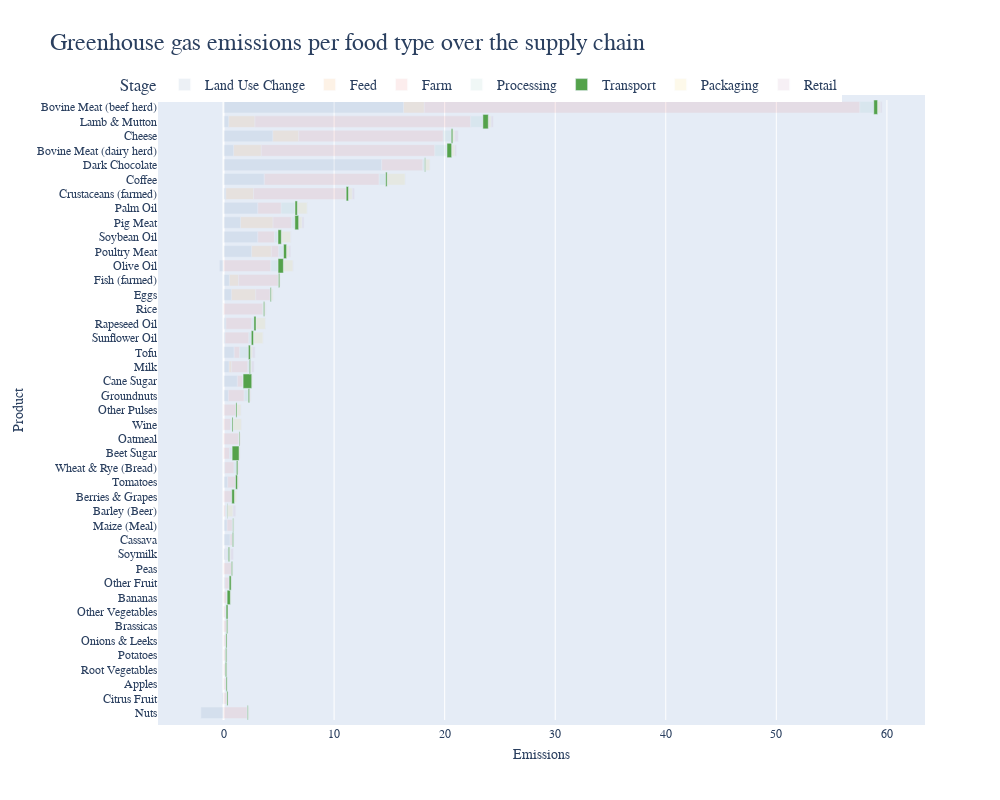

The notebook cell this image was saved under:
### Code cell
standard_discrete = px.colors.qualitative.T10

print(sns.color_palette("tab10").as_hex())
# Create a horizontal stacked bar plot using plotly.express
fig = px.bar(df_melted,
             y='Product',
             x='Emissions',
             color='Stage',
             width=1000,
             height=800,
             color_discrete_sequence=standard_discrete,
             title="Greenhouse gas emissions per food type over the supply chain")

fig.update_traces(patch={"opacity": 0.1})

fig.update_layout(barmode='relative')

# fig.add_scatter(y=df['Product'], x=df['Total'], mode='markers', name='Total', marker=dict(symbol='line-ns-open', color="black", size=7))

fig.update_layout(layout,        
        legend=dict(
        orientation="h",
        yanchor="top",
        y=1.05,
        xanchor="left",
        x=-0.06,
    )
    )


fig.update_traces(patch={"opacity": 1}, width=1, selector={"legendgroup": "Transport"})

fig.show()

### Figure 1 — Plotly figure (JSON) as saved in the notebook; plotly's stock layout.template omitted (floating-point values rounded to 4 significant figures)
{"data": [{"alignmentgroup": "True", "hovertemplate": "Stage=Land Use Change<br>Emissions=%{x}<br>Product=%{y}<extra></extra>", "legendgroup": "Land Use Change", "marker": {"color": "#4C78A8", "pattern": {"shape": ""}}, "name": "Land Use Change", "offsetgroup": "Land Use Change", "opacity": 0.1, "orientation": "h", "showlegend": true, "textposition": "auto", "type": "bar", "x": [-2.052, -0.146, -0.029, 0.013, -0.001, 0.005, 0.002, 0.001, -0.025, 0.126, 0, 0.18, 0.589, 0.315, 0.009, 0.025, 0.372, 0.1, 0, 0.001, -0.061, 0.033, 0.439, 1.247, 0.495, 0.958, 0.133, 0.212, -0.022, 0.709, 0.534, -0.377, 2.54, 3.096, 1.535, 3.096, 0.206, 3.688, 14.31, 0.906, 4.455, 0.468, 16.28], "xaxis": "x", "y": ["Nuts", "Citrus Fruit", "Apples", "Root Vegetables", "Potatoes", "Onions & Leeks", "Brassicas", "Other Vegetables", "Bananas", "Other Fruit", "Peas", "Soymilk", "Cassava", "Maize (Meal)", "Barley (Beer)", "Berries & Grapes", "Tomatoes", "Wheat & Rye (Bread)", "Beet Sugar", "Oatmeal", "Wine", "Other Pulses", "Groundnuts", "Cane Sugar", "Milk", "Tofu", "Sunflower Oil", "Rapeseed Oil", "Rice", "Eggs", "Fish (farmed)", "Olive Oil", "Poultry Meat", "Soybean Oil", "Pig Meat", "Palm Oil", "Crustaceans (farmed)", "Coffee", "Dark Chocolate", "Bovine Meat (dairy herd)", "Cheese", "Lamb & Mutton", "Bovine Meat (beef herd)"], "yaxis": "y"}, {"alignmentgroup": "True", "hovertemplate": "Stage=Feed<br>Emissions=%{x}<br>Product=%{y}<extra></extra>", "legendgroup": "Feed", "marker": {"color": "#F58518", "pattern": {"shape": ""}}, "name": "Feed", "offsetgroup": "Feed", "opacity": 0.1, "orientation": "h", "showlegend": true, "textposition": "auto", "type": "bar", "x": [0, 0, 0, 0, 0, 0, 0, 0, 0, 0, 0, 0, 0, 0, 0, 0, 0, 0, 0, 0, 0, 0, 0, 0, 0.236, 0, 0, 0, 0, 2.2, 0.819, 0, 1.775, 0, 2.94, 0, 2.51, 0, 0, 2.508, 2.346, 2.37, 1.878], "xaxis": "x", "y": ["Nuts", "Citrus Fruit", "Apples", "Root Vegetables", "Potatoes", "Onions & Leeks", "Brassicas", "Other Vegetables", "Bananas", "Other Fruit", "Peas", "Soymilk", "Cassava", "Maize (Meal)", "Barley (Beer)", "Berries & Grapes", "Tomatoes", "Wheat & Rye (Bread)", "Beet Sugar", "Oatmeal", "Wine", "Other Pulses", "Groundnuts", "Cane Sugar", "Milk", "Tofu", "Sunflower Oil", "Rapeseed Oil", "Rice", "Eggs", "Fish (farmed)", "Olive Oil", "Poultry Meat", "Soybean Oil", "Pig Meat", "Palm Oil", "Crustaceans (farmed)", "Coffee", "Dark Chocolate", "Bovine Meat (dairy herd)", "Cheese", "Lamb & Mutton", "Bovine Meat (beef herd)"], "yaxis": "y"}, {"alignmentgroup": "True", "hovertemplate": "Stage=Farm<br>Emissions=%{x}<br>Product=%{y}<extra></extra>", "legendgroup": "Farm", "marker": {"color": "#E45756", "pattern": {"shape": ""}}, "name": "Farm", "offsetgroup": "Farm", "opacity": 0.1, "orientation": "h", "showlegend": true, "textposition": "auto", "type": "bar", "x": [2.126, 0.307, 0.225, 0.154, 0.193, 0.211, 0.278, 0.174, 0.266, 0.369, 0.717, 0.093, 0.22, 0.475, 0.176, 0.722, 0.704, 0.847, 0.536, 1.37, 0.626, 1.089, 1.425, 0.485, 1.458, 0.495, 2.148, 2.343, 3.553, 1.317, 3.598, 4.272, 0.672, 1.519, 1.694, 2.107, 8.379, 10.39, 3.706, 15.69, 13.06, 19.51, 39.39], "xaxis": "x", "y": ["Nuts", "Citrus Fruit", "Apples", "Root Vegetables", "Potatoes", "Onions & Leeks", "Brassicas", "Other Vegetables", "Bananas", "Other Fruit", "Peas", "Soymilk", "Cassava", "Maize (Meal)", "Barley (Beer)", "Berries & Grapes", "Tomatoes", "Wheat & Rye (Bread)", "Beet Sugar", "Oatmeal", "Wine", "Other Pulses", "Groundnuts", "Cane Sugar", "Milk", "Tofu", "Sunflower Oil", "Rapeseed Oil", "Rice", "Eggs", "Fish (farmed)", "Olive Oil", "Poultry Meat", "Soybean Oil", "Pig Meat", "Palm Oil", "Crustaceans (farmed)", "Coffee", "Dark Chocolate", "Bovine Meat (dairy herd)", "Cheese", "Lamb & Mutton", "Bovine Meat (beef herd)"], "yaxis": "y"}, {"alignmentgroup": "True", "hovertemplate": "Stage=Processing<br>Emissions=%{x}<br>Product=%{y}<extra></extra>", "legendgroup": "Processing", "marker": {"color": "#72B7B2", "pattern": {"shape": ""}}, "name": "Processing", "offsetgroup": "Processing", "opacity": 0.1, "orientation": "h", "showlegend": true, "textposition": "auto", "type": "bar", "x": [0.032, 0, 0.004, 0, 0, 0, 0, 0.06, 0.059, 0.015, 0, 0.163, 0, 0.052, 0.128, 0, 0.012, 0.217, 0.242, 0.042, 0.139, 0, 0.372, 0.037, 0.149, 0.794, 0.229, 0.193, 0.065, 0, 0.02, 0.66, 0.44, 0.311, 0.284, 1.264, 0, 0.592, 0.185, 1.108, 0.738, 1.111, 1.269], "xaxis": "x", "y": ["Nuts", "Citrus Fruit", "Apples", "Root Vegetables", "Potatoes", "Onions & Leeks", "Brassicas", "Other Vegetables", "Bananas", "Other Fruit", "Peas", "Soymilk", "Cassava", "Maize (Meal)", "Barley (Beer)", "Berries & Grapes", "Tomatoes", "Wheat & Rye (Bread)", "Beet Sugar", "Oatmeal", "Wine", "Other Pulses", "Groundnuts", "Cane Sugar", "Milk", "Tofu", "Sunflower Oil", "Rapeseed Oil", "Rice", "Eggs", "Fish (farmed)", "Olive Oil", "Poultry Meat", "Soybean Oil", "Pig Meat", "Palm Oil", "Crustaceans (farmed)", "Coffee", "Dark Chocolate", "Bovine Meat (dairy herd)", "Cheese", "Lamb & Mutton", "Bovine Meat (beef herd)"], "yaxis": "y"}, {"alignmentgroup": "True", "hovertemplate": "Stage=Transport<br>Emissions=%{x}<br>Product=%{y}<extra></extra>", "legendgroup": "Transport", "marker": {"color": "#54A24B", "pattern": {"shape": ""}}, "name": "Transport", "offsetgroup": "Transport", "opacity": 1, "orientation": "h", "showlegend": true, "textposition": "auto", "type": "bar", "width": 1, "x": [0.067, 0.094, 0.096, 0.114, 0.094, 0.095, 0.095, 0.164, 0.292, 0.182, 0.095, 0.11, 0.094, 0.06, 0.035, 0.238, 0.177, 0.129, 0.629, 0.067, 0.093, 0.096, 0.12, 0.784, 0.09, 0.177, 0.201, 0.19, 0.096, 0.084, 0.111, 0.482, 0.276, 0.299, 0.343, 0.208, 0.206, 0.13, 0.061, 0.424, 0.138, 0.49, 0.346], "xaxis": "x", "y": ["Nuts", "Citrus Fruit", "Apples", "Root Vegetables", "Potatoes", "Onions & Leeks", "Brassicas", "Other Vegetables", "Bananas", "Other Fruit", "Peas", "Soymilk", "Cassava", "Maize (Meal)", "Barley (Beer)", "Berries & Grapes", "Tomatoes", "Wheat & Rye (Bread)", "Beet Sugar", "Oatmeal", "Wine", "Other Pulses", "Groundnuts", "Cane Sugar", "Milk", "Tofu", "Sunflower Oil", "Rapeseed Oil", "Rice", "Eggs", "Fish (farmed)", "Olive Oil", "Poultry Meat", "Soybean Oil", "Pig Meat", "Palm Oil", "Crustaceans (farmed)", "Coffee", "Dark Chocolate", "Bovine Meat (dairy herd)", "Cheese", "Lamb & Mutton", "Bovine Meat (beef herd)"], "yaxis": "y"}, {"alignmentgroup": "True", "hovertemplate": "Stage=Packaging<br>Emissions=%{x}<br>Product=%{y}<extra></extra>", "legendgroup": "Packaging", "marker": {"color": "#EECA3B", "pattern": {"shape": ""}}, "name": "Packaging", "offsetgroup": "Packaging", "opacity": 0.1, "orientation": "h", "showlegend": true, "textposition": "auto", "type": "bar", "x": [0.078, 0.045, 0.044, 0.045, 0.045, 0.045, 0.045, 0.041, 0.065, 0.042, 0.045, 0.098, 0.045, 0.06, 0.497, 0.212, 0.145, 0.09, 0.09, 0.066, 0.749, 0.353, 0.099, 0.083, 0.097, 0.177, 0.853, 0.844, 0.084, 0.161, 0.061, 0.861, 0.212, 0.849, 0.296, 0.886, 0.334, 1.63, 0.4, 0.268, 0.172, 0.251, 0.247], "xaxis": "x", "y": ["Nuts", "Citrus Fruit", "Apples", "Root Vegetables", "Potatoes", "Onions & Leeks", "Brassicas", "Other Vegetables", "Bananas", "Other Fruit", "Peas", "Soymilk", "Cassava", "Maize (Meal)", "Barley (Beer)", "Berries & Grapes", "Tomatoes", "Wheat & Rye (Bread)", "Beet Sugar", "Oatmeal", "Wine", "Other Pulses", "Groundnuts", "Cane Sugar", "Milk", "Tofu", "Sunflower Oil", "Rapeseed Oil", "Rice", "Eggs", "Fish (farmed)", "Olive Oil", "Poultry Meat", "Soybean Oil", "Pig Meat", "Palm Oil", "Crustaceans (farmed)", "Coffee", "Dark Chocolate", "Bovine Meat (dairy herd)", "Cheese", "Lamb & Mutton", "Bovine Meat (beef herd)"], "yaxis": "y"}, {"alignmentgroup": "True", "hovertemplate": "Stage=Retail<br>Emissions=%{x}<br>Product=%{y}<extra></extra>", "legendgroup": "Retail", "marker": {"color": "#B279A2", "pattern": {"shape": ""}}, "name": "Retail", "offsetgroup": "Retail", "opacity": 0.1, "orientation": "h", "showlegend": true, "textposition": "auto", "type": "bar", "x": [0.027, 0.017, 0.017, 0.039, 0.039, 0.039, 0.017, 0.015, 0.021, 0.016, 0.039, 0.27, 0.039, 0.026, 0.264, 0.017, 0.017, 0.058, 0.039, 0.029, 0.039, 0.039, 0.042, 0.036, 0.256, 0.27, 0.043, 0.046, 0.063, 0.036, 0.04, 0.046, 0.177, 0.043, 0.19, 0.044, 0.219, 0.051, 0.021, 0.182, 0.332, 0.217, 0.164], "xaxis": "x", "y": ["Nuts", "Citrus Fruit", "Apples", "Root Vegetables", "Potatoes", "Onions & Leeks", "Brassicas", "Other Vegetables", "Bananas", "Other Fruit", "Peas", "Soymilk", "Cassava", "Maize (Meal)", "Barley (Beer)", "Berries & Grapes", "Tomatoes", "Wheat & Rye (Bread)", "Beet Sugar", "Oatmeal", "Wine", "Other Pulses", "Groundnuts", "Cane Sugar", "Milk", "Tofu", "Sunflower Oil", "Rapeseed Oil", "Rice", "Eggs", "Fish (farmed)", "Olive Oil", "Poultry Meat", "Soybean Oil", "Pig Meat", "Palm Oil", "Crustaceans (farmed)", "Coffee", "Dark Chocolate", "Bovine Meat (dairy herd)", "Cheese", "Lamb & Mutton", "Bovine Meat (beef herd)"], "yaxis": "y"}], "layout": {"barmode": "relative", "font": {"family": "\"Lato, \"Helvetica Neue\", Helvetica, Arial, \"Liberation Sans\", sans-serif"}, "height": 800, "legend": {"font": {"size": 14}, "orientation": "h", "title": {"text": "Stage"}, "tracegroupgap": 0, "x": -0.06, "xanchor": "left", "y": 1.05, "yanchor": "top"}, "margin": {"pad": 5}, "newshape": {"label": {"padding": 8}}, "title": {"font": {"size": 24}, "text": "Greenhouse gas emissions per food type over the supply chain"}, "width": 1000, "xaxis": {"anchor": "y", "domain": [0, 1], "title": {"text": "Emissions"}}, "yaxis": {"anchor": "x", "domain": [0, 1], "title": {"text": "Product"}}}}
